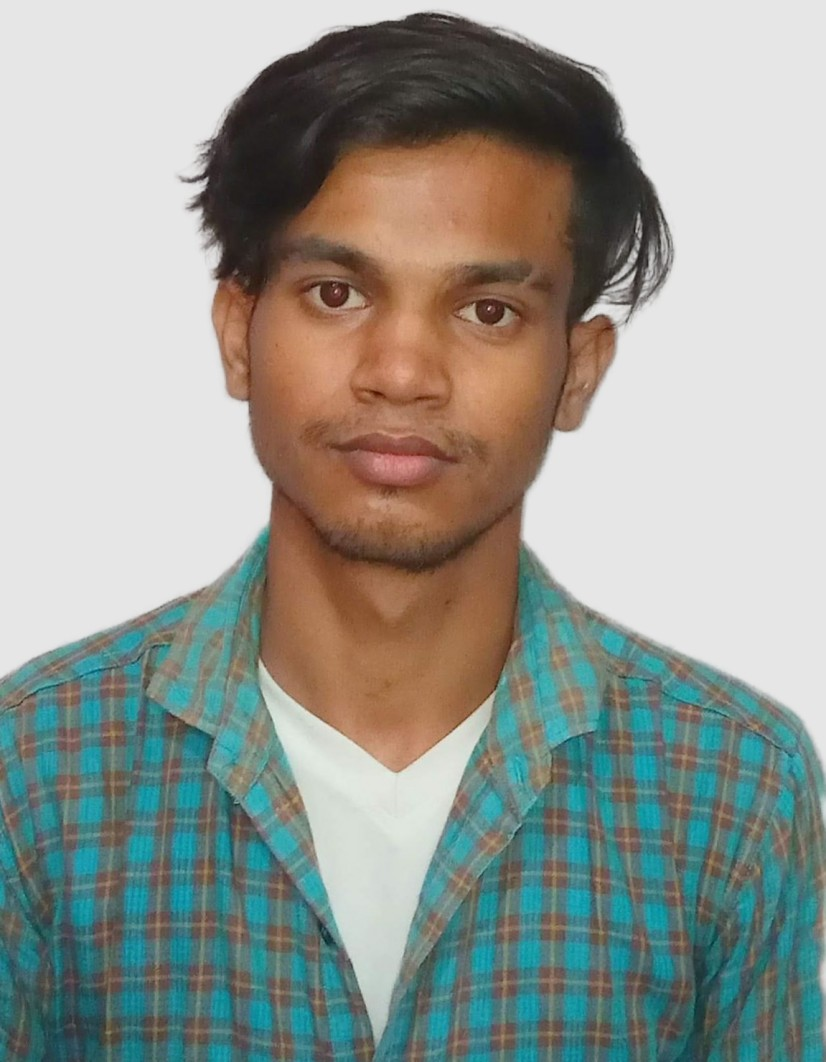
#> input picture me1.jpg, 826 x 1062 px
$ python 'image to cartoon.py'
#> lines starting #> are read from the running program, lines starting #| are printed output that depends on the picture; after the words box and inside, x2 and y2 are one past the last pixel; in counts of white or black regions, pixels touching at a corner belong together
import cv2
import numpy as np

img=cv2.imread("me1.jpg")
#> img is the input picture: shape (1062, 826, 3); mean B, G, R 147.5, 154.1, 149.6

gray=cv2.cvtColor(img,cv2.COLOR_BGR2GRAY)
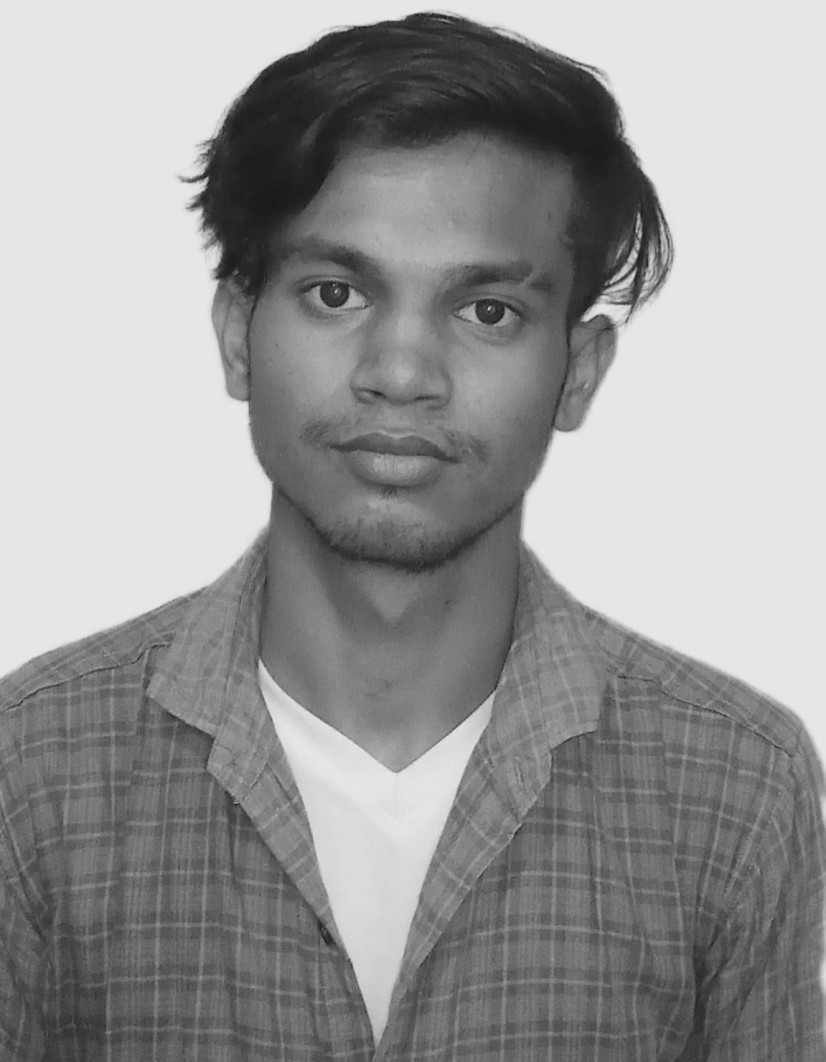
#> gray: shape (1062, 826); min 23, max 236, mean 152
gray=cv2.medianBlur(gray,5)
edges=cv2.adaptiveThreshold(gray,255,
                            cv2.ADAPTIVE_THRESH_MEAN_C,
                            cv2.THRESH_BINARY,9,9)
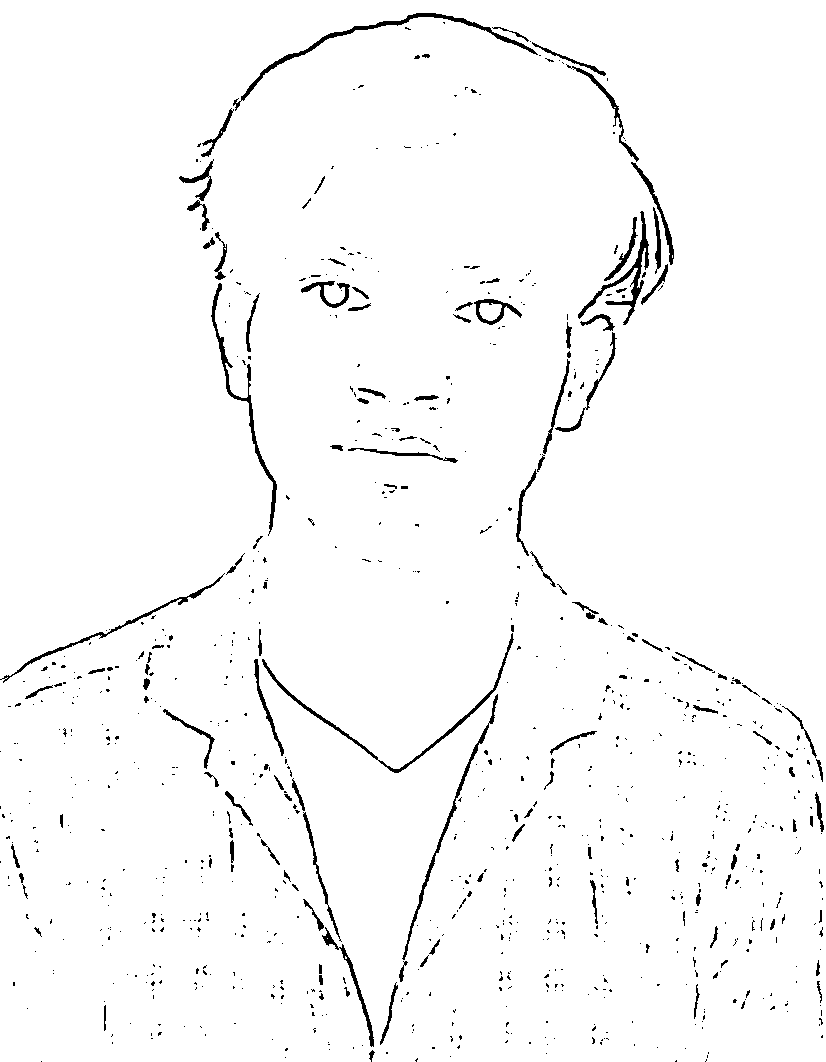
#> edges: shape (1062, 826); 97.5% white; 903 black regions (764 under 20 px), largest, box (x1, y1, x2, y2) and area: (233, 13, 538, 111) 1382, (262, 633, 514, 773) 1129, (211, 283, 277, 536) 1104

#making cartoon..........
color = cv2.bilateralFilter(img,9,255,250)
cartoon=cv2.bitwise_and(color,color,mask=edges)
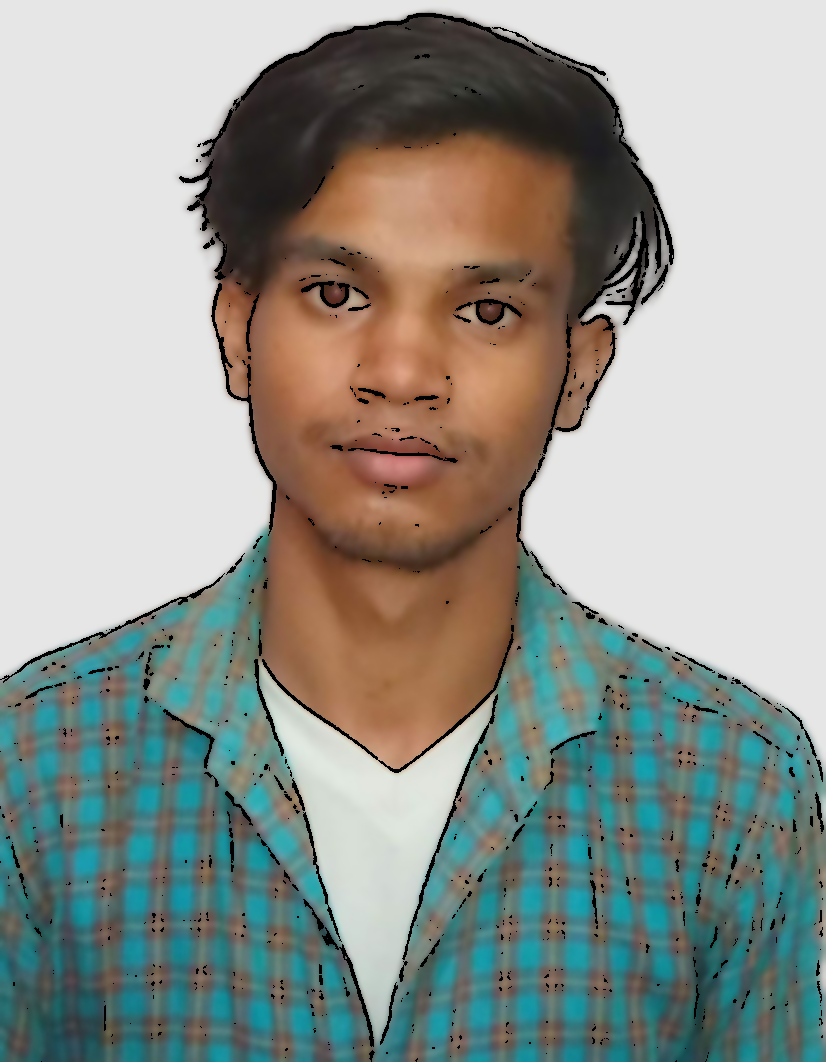
#> cartoon: shape (1062, 826, 3); mean B, G, R 145, 151.4, 146.8

cv2.imshow("cartoon",cartoon)
cv2.imshow("edage",edges)

cv2.imwrite("me-cartoon.jpg",cartoon)

cv2.waitKey(0)
cv2.destroyAllWindows()
